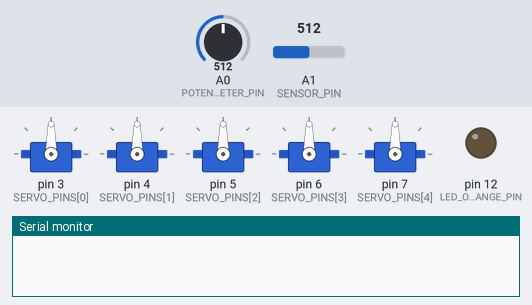
The sketch below on a simulated Arduino Uno, built with avr-gcc and run on an emulated ATmega328P. Shown: 5 × servo, output pins drawn as LEDs (lit = HIGH), the last lines printed to the serial monitor. The inputs (shaded band) are chosen by the test bench; at power-on: A1 (SENSOR_PIN) = 512, A0 (POTENTIOMETER_PIN) = 512.

Above: at 0.04 s.
At 1.2 s:
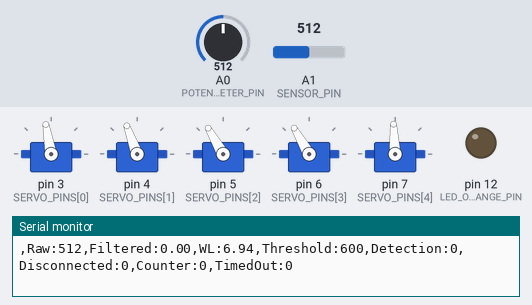
1.3 s: A1 (SENSOR_PIN) set to 610
At 1.87 s:
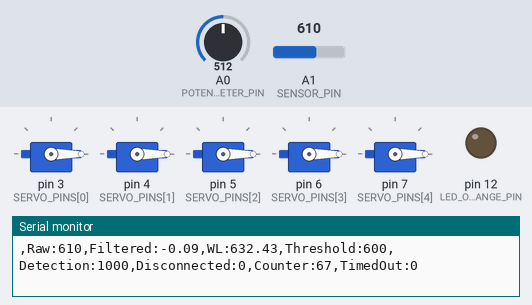
4.3 s: A0 (POTENTIOMETER_PIN) set to 1005
7.3 s: A0 (POTENTIOMETER_PIN) set to 1023
Timing chart, 0 to 10.3 s (numbered marks = the images above; inputs shaded):
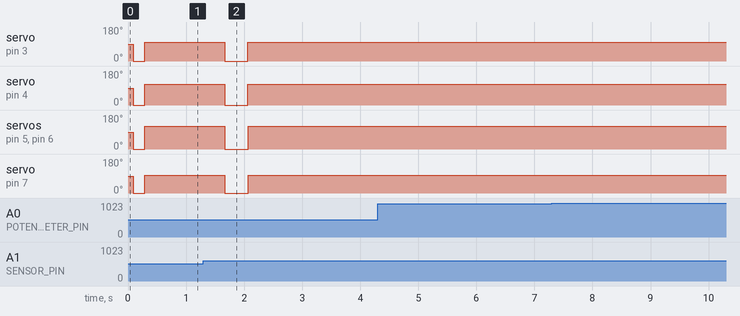

Measured:
- after the input at 1.3 s, servo on pin 3 (SERVO_PINS[0]): 100° → 0° after 0.36 s, → 100° 0.40 s later; servo on pin 4 (SERVO_PINS[1]): 110° → 0° after 0.37 s, → 110° 0.39 s later

The sketch:

Hand_Control.ino
```cpp
/**
 * Prosthetic Hand Control Logic
 * Signal: EMG/Sensor -> 6th Order Bandpass -> Waveform Length -> Servo Control
 * Features: Automatic timeout safety and sensor disconnection detection.
 */

// Library Imports
#include "Arduino.h"
#include "BandpassFilter6thOrder.h"
#include "Servo.h"

// Set to 0 to disable Serial output and speed up the loop
const bool DEBUG_MODE = 1;

// Pin Definitions
const uint8_t SERVO_PINS[5] = {3, 4, 5, 6, 7}; // D3-D7 {Pinky, Ring, Middle, Index, Thumb}
const uint8_t LED_OUT_OF_RANGE_PIN  = 12;      // Visual alert for loop timing issues
const uint8_t POTENTIOMETER_PIN  = 14;         // Sensitivity adjustment dial (A0)
const uint8_t SENSOR_PIN         = 15;         // Main EMG/Sensor input (A1)

// Servo configuration: default resting positions
const int openAngles[5] = {100, 110, 120, 120, 93}; // Specific angles for "Relaxed" pose
bool handStatus = 0;                                // Current state: 0 for Open, 1 for Closed
Servo fingers[5];

// Timing & Signal Processing Math
const int SAMPLE_RATE = 1000;                              // Aiming for 1kHz sampling
const unsigned long SAMPLE_PERIOD = 1000000 / SAMPLE_RATE; // Period in microseconds (1000us)
const int WINDOW_SIZE = 90;                                // Number of samples used to calculate signal strength

// Thresholds for Muscle Activation
const float THRESHOLD_MIN = 200;  // Minimum floor for activation
const byte SENSITIVITY = 5;       // Noise margin for the potentiometer dial

// Safety: Sensor Disconnection Logic (Detects if wire is pulled or floating)
const int UPPER_DISCONNECTION_THRESHOLD = 600;
const int LOWER_DISCONNECTION_THRESHOLD = 0;
const int COUNTER_MAX = 2000;
const int DISCONNECT_TOLERANCE = 90;

// Motor Protection: Prevent stall heat by limiting contraction duration
const unsigned long MAX_CONTRACT_TIME = 5000;   // Release hand after 5s of continuous grip
const unsigned long COOLDOWN_MS = 1000;         // Mandatory 1s rest after a timeout

// State machine variables
unsigned long contractionStartTime = 0;
unsigned long pauseStartTime = 0;
bool isTimedOut = false;              // True if we are in the mandatory rest period
bool isCurrentlyContracting = false;  // Tracks if the muscle is actively engaged

int disconnect_counter = DISCONNECT_TOLERANCE;
int thresholdOld = THRESHOLD_MIN;
bool lastDetection = false;

// Optimization variables for running sum calculation
float currentWL = 0.0;
float lastFilteredValue = 0.0;

// Filter coefficients (generated for 6th order signal cleaning)
float sosCoeffs6th[3][6] = {
  {0.0121, 0.0242, 0.0121, 1.0, -1.3501, 0.7201},
  {1.0, 0.0, -1.0, 1.0, -1.5002, 0.8105},
  {1.0, -2.0, 1.0, 1.0, -1.7503, 0.8902}
};

BandpassFilter6thOrder thesisFilter;

// Data structure for the sliding window
float buffer[WINDOW_SIZE];
int bufferIndex = 0;
bool bufferFilled = false;

void setup() {
  // Setup hardware pins
  for (int i = 0; i < 5; i++) {
    fingers[i].attach(SERVO_PINS[i]);
  }

  Serial.begin(115200);

  // Ready the filter and clear the data buffer
  thesisFilter.init(sosCoeffs6th);
  for(int i = 0; i < WINDOW_SIZE; i++) buffer[i] = 0.0f;

  pinMode(LED_OUT_OF_RANGE_PIN, OUTPUT);

  open_hand();
}


// Adds new difference and removes oldest from the total
void updateWaveformLength(float newFilteredValue) {
  float oldestValue = buffer[bufferIndex];
  int prevToIndex = (bufferIndex + 1) % WINDOW_SIZE;
  float valueBeforeOldest = buffer[prevToIndex];

  // Remove the contribution of the data point that is leaving the window
  if (bufferFilled) {
    currentWL -= abs(oldestValue - valueBeforeOldest);
  }

  // Add the contribution of the newest data point
  currentWL += abs(newFilteredValue - buffer[bufferIndex == 0 ? WINDOW_SIZE - 1 : bufferIndex - 1]);

  buffer[bufferIndex] = newFilteredValue;
  bufferIndex = (bufferIndex + 1) % WINDOW_SIZE;
  if (bufferIndex == 0) bufferFilled = true;
}

// Read the user-adjustable threshold poti
int getThreshold() {
  int currentRead = analogRead(POTENTIOMETER_PIN);
  int targetThreshold = map(currentRead, 0, 1023, THRESHOLD_MIN, 1000);

  // Small deadzone to prevent the threshold from flickering
  if (abs(targetThreshold - thresholdOld) >= SENSITIVITY) {
    thresholdOld = targetThreshold;
  }
  return thresholdOld;
}

void loop() {
  unsigned long startTime = micros();

  // Data Acquisition
  int rawValue = analogRead(SENSOR_PIN);
  bool sensorDisconnected = updateSensorStatus(rawValue);
  float filteredValue = thesisFilter.update((float)rawValue);

  // Calculate WL
  updateWaveformLength(filteredValue);

  // Logic Execution (Only once the buffer is full)
  if (bufferFilled) {
    float wlValue = currentWL;
    int threshold = getThreshold();
    bool signalDetected = (wlValue >= threshold) && !sensorDisconnected;
    unsigned long now = millis();

    // -- State Machine: Manage Contraction & Safety Timers --

    if (isTimedOut) {
      // We are in a forced cooldown period
      if (now - pauseStartTime >= COOLDOWN_MS) {
        isTimedOut = false; // Cooldown finished, ready for next read
      }
      open_hand();
    }
    else if (signalDetected) {
      // Muscle contraction is detected
      if (!isCurrentlyContracting) {
        contractionStartTime = now; // Start the 5-second stopwatch
        isCurrentlyContracting = true;
      }

      // If the user contracts for too long, force the hand open to protect motors
      if (now - contractionStartTime >= MAX_CONTRACT_TIME) {
        isTimedOut = true;
        pauseStartTime = now;
        isCurrentlyContracting = false;
        open_hand();
      } else {
        close_hand();
      }
    }
    else {
      // No muscle contraction
      isCurrentlyContracting = false;
      open_hand();
    }

    if (DEBUG_MODE) {
      debug(rawValue, filteredValue, wlValue, threshold, signalDetected, sensorDisconnected,  isTimedOut);
    }
  }

  // Ensures the loop runs at exactly the SAMPLE_RATE (1kHz)
  unsigned long elapsedTime = micros() - startTime;
  if (elapsedTime < SAMPLE_PERIOD) {
    delayMicroseconds(SAMPLE_PERIOD - elapsedTime);
  }
}

// Logic to detect if the sensor is likely disconnected based on extreme voltage readings
bool updateSensorStatus(int raw) {
  if (raw >= UPPER_DISCONNECTION_THRESHOLD || raw <= LOWER_DISCONNECTION_THRESHOLD) {
    disconnect_counter++;
  } else {
    disconnect_counter--;
  }

  disconnect_counter = constrain(disconnect_counter, 0, COUNTER_MAX);

  // Returns true if the sensor has been "out of bounds" for a sustained period
  return (disconnect_counter > DISCONNECT_TOLERANCE);
}

// Actuate motors to the open (resting) position
void open_hand() {
  if (handStatus) { // Only send command if we aren't already open
    for (int i = 0; i < 5; i++) {
      fingers[i].write(openAngles[i]);
    }
    handStatus = 0;
  }
}

// Actuate motors to the closed (grip) position
void close_hand() {
  if (!handStatus) { // Only send command if we aren't already closed
    for (int i = 0; i < 5; i++) {
      fingers[i].write(0);
    }
    handStatus = 1;
  }
}

// Standard CSV-formatted output for Serial Plotter
void debug(int rawValue, float filteredValue, float wlValue, int threshold, int detection, bool sensorDisconnected,bool timedOut) {
    Serial.print(",Raw:");          Serial.print(rawValue);
    Serial.print(",Filtered:");     Serial.print(filteredValue);
    Serial.print(",WL:");           Serial.print(wlValue);
    Serial.print(",Threshold:");    Serial.print(threshold);
    Serial.print(",Detection:");    Serial.print(detection * 1000);
    Serial.print(",Disconnected:"); Serial.print(sensorDisconnected * 1000);
    Serial.print(",Counter:");      Serial.print(disconnect_counter);
    Serial.print(",TimedOut:");     Serial.println(timedOut * 1000);
}
```

BandpassFilter6thOrder.cpp
```cpp
#include "BandpassFilter6thOrder.h"

void BandpassFilter6thOrder::init(float sosCoeffs[][6]) {
  for (int i = 0; i < numSections; i++) {
    for (int j = 0; j < 6; j++) {
      sos[i][j] = sosCoeffs[i][j];
    }
    w[i][0] = 0.0f;
    w[i][1] = 0.0f;
  }
}

float BandpassFilter6thOrder::update(float input) {
  float output = input;
  for (int i = 0; i < numSections; i++) {
    float b0 = sos[i][0], b1 = sos[i][1], b2 = sos[i][2];
    float a0 = sos[i][3], a1 = sos[i][4], a2 = sos[i][5];

    if (a0 != 1.0f) { // Normalization [cite: 192]
      b0 /= a0; b1 /= a0; b2 /= a0;
      a1 /= a0; a2 /= a0;
    }

    // Direct Form II Transposed implementation [cite: 207]
    float w_new = output - a1 * w[i][0] - a2 * w[i][1];
    output = b0 * w_new + b1 * w[i][0] + b2 * w[i][1];

    w[i][1] = w[i][0];
    w[i][0] = w_new;
  }
  return output;
}
```

BandpassFilter6thOrder.h
```cpp
#ifndef BANDPASSFILTER6THORDER_H
#define BANDPASSFILTER6THORDER_H

#include "Arduino.h"

class BandpassFilter6thOrder {
  public:
    void init(float sosCoeffs[][6]);
    float update(float input);

  private:
    static const int numSections = 3;   // 6th-order = 3 second-order sections
    float sos[numSections][6];          // Filter coefficients
    float w[numSections][2];            // Delay elements (Direct Form II)
};

#endif
```
